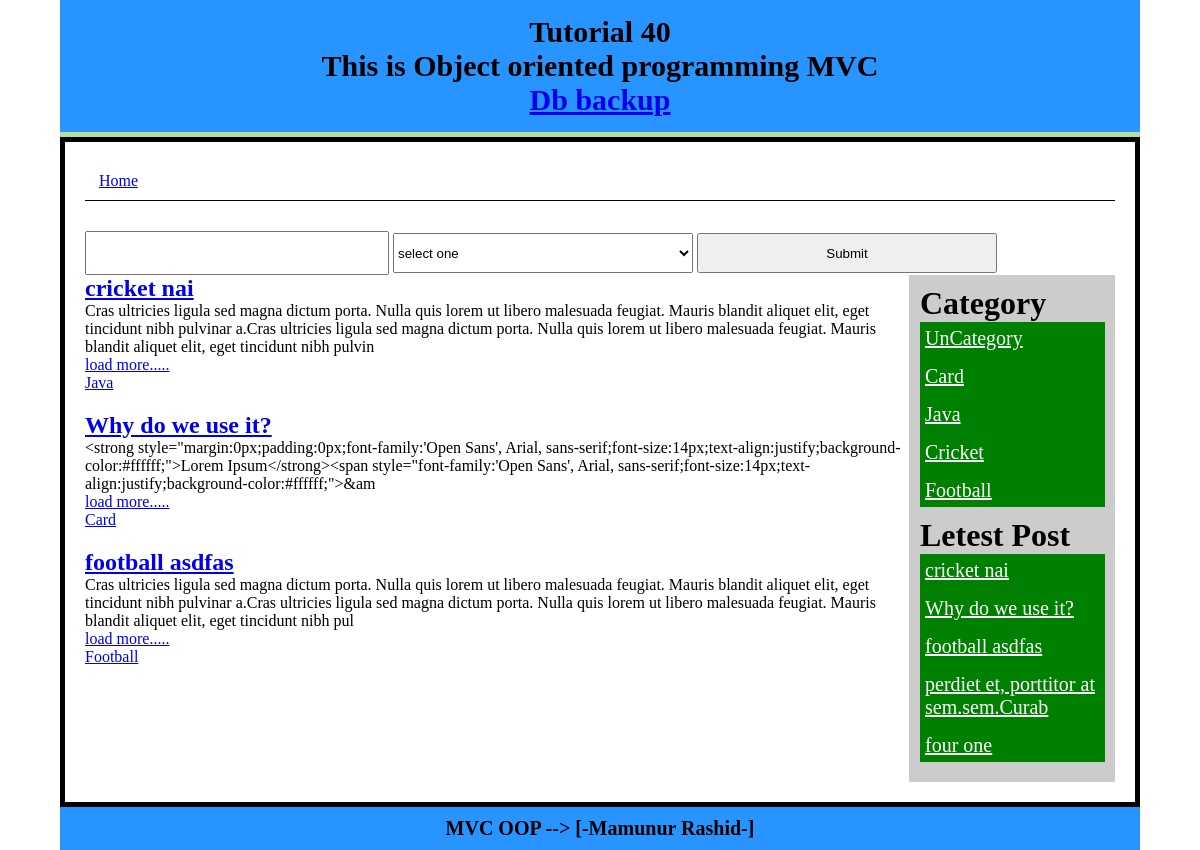
Before: / with the older database file.
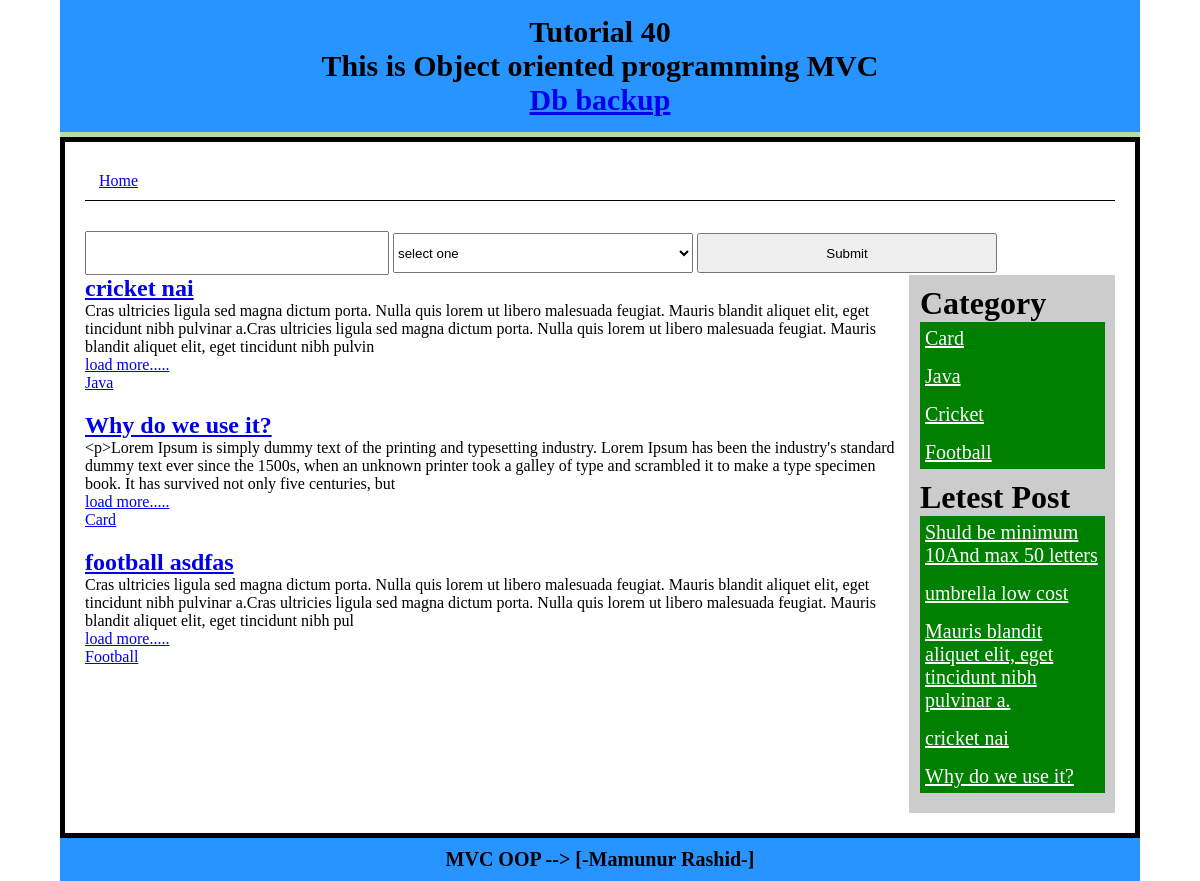
After: the same page with the newer database file.
### tables this page shows
CREATE TABLE `post` (
  `id` int(11) NOT NULL AUTO_INCREMENT,
  `title` varchar(300) NOT NULL,
  `content` text NOT NULL,
  `cat` int(11) NOT NULL,
  PRIMARY KEY (`id`)
);

CREATE TABLE `category` (
  `id` int(11) NOT NULL AUTO_INCREMENT,
  `catname` varchar(50) NOT NULL,
  `title` varchar(50) NOT NULL,
  PRIMARY KEY (`id`)
);

### system/libs/Load.php (called while the page is built, shortened)
<?php
class Load
{
	public function view($filename,$data = false){
		include 'app/view/'.$filename.'.php' ;
	}
	public function model($modelname){
		return new $modelname();
	}
}
?>

### app/controlers/Index.php (called while the page is built, shortened)
<?php
class Index extends Dcontrolar
{
	public function Index(){
		$this->home();
	}
	public function home(){
		$table= 'post';
		$categorytable= 'category';
		$postModel = $this->load->model("PostModel");
		$data['allPost']=$postModel->getAllPost($table,$categorytable);
		$catModel = $this->load->model("CatModel");
		$data['catlist']=$catModel->catlist($categorytable);
		$limit = 5;
		$data['letestPost']=$postModel->getLetestPost($table,$limit);
		$this->load->view("header");
		$this->load->view("search",$data);
		$this->load->view("content",$data);
		$this->load->view("sidebar",$data);
		$this->load->view("footer");
	}
}
?>

### index.php (called while the page is built, shortened)
<?php
$main = new Main();
?>

### system/libs/Database.php (called while the page is built, shortened)
<?php
class Database extends PDO
{
	public function select($sql,$data=array(),$fetchstyle = PDO::FETCH_ASSOC){
		$stmt 	= $this->prepare($sql);
		$stmt->execute();
		return $stmt->fetchALL($fetchstyle);
	}
}?>

### app/models/PostModel.php (called while the page is built, shortened)
<?php
class PostModel extends Dmodel
{
	public function getAllPost($tablepost,$tableCat){
		$sql ="SELECT $tablepost.*,$tableCat.catname FROM
			$tablepost INNER JOIN $tableCat
			ON  $tablepost.cat = $tableCat.id ORDER BY id DESC LIMIT 3 ";
		return $this->db->select($sql);
	}
	public function getLetestPost($table,$limit=4){
		$sql ="SELECT * FROM $table ORDER BY id DESC LIMIT $limit";
		return $this->db->select($sql);
	}
}

### system/libs/Dcontrolar.php (called while the page is built, shortened)
<?php
class Dcontrolar
{
	function __construct()
	{
		$this->load = new Load();
	}
}
?>

### system/libs/Dmodel.php (called while the page is built, shortened)
<?php
class Dmodel
{
	public function __construct()
	{
		$dsn = 'mysql:dbname=mvc;host=localhost';
		$user ="root";
		$pass ='';
		$this->db = new Database($dsn,$user,$pass);
	}
}
?>

### app/models/CatModel.php (called while the page is built, shortened)
<?php
class CatModel extends Dmodel
{
	public function catlist($table){
		$sql ="SELECT * FROM $table ORDER BY id DESC ";
		return $this->db->select($sql);
	}
}
?>

### app/view/content.php (the view)
<div class="left-content fix">
	<?php foreach ($allPost as $key => $value) { ?>
		<article class="post">
			<h1 class="title"><a href="<?php echo BASE_URL ;?>/Index/postDetails/<?php echo $value['id']?>">	<?php echo $value['title']?> </a></h1>
			<?php $content = $value['content'];
				if (strlen($content) > 200 ) {
					$content = substr($content , 0 ,300);
					echo $content ;
				}else{
					echo $content ;
				}
			?>
			<p><a href="<?php echo BASE_URL ;?>/Index/postDetails/<?php echo $value['id']?>">load more.....</a></p>
			<a href="<?php echo BASE_URL ;?>/Index/postByCat/<?php echo $value['cat']?>"><?php echo $value['catname']?> </a>
		</article>
	<?php  } ?>
</div>

### app/view/sidebar.php
<div class="sidebar fix ">
	<h1>Category</h1>
	<ul>
		<?php if (isset($catlist)) {
		foreach ($catlist as $key => $value) { ?>
		<li><a href="<?php echo BASE_URL ;?>/Index/postByCat/<?php echo $value['id']?>"><?php echo $value['catname']?> </a></li>
		<?php } } ?>
	</ul>
	<h1>Letest Post</h1>
	<ul>
		<?php if (isset($letestPost)) {
		foreach ($letestPost as $key => $value) { ?>
			<li><a href="<?php echo BASE_URL ;?>/Index/postDetails/<?php echo $value['id']?>"><?php echo $value['title']?> </a></li>
		<?php } } ?>
	</ul>
</div>

Changed rows visible on the page:
no longer on one of the page's lists (row unchanged): post: title "football asdfas"
removed category: catname "UnCategory"
no longer on this page (row edited): post: title "perdiet et, porttitor at sem.sem.Curab", shown under "Letest Post"
no longer on this page (row unchanged): post: title "four one", shown under "Letest Post"
changed post "Why do we use it?": content "<strong style=\"margin:0px;padding:0px;font-family:'Open Sans', Arial, sans-serif;font-size:14px;text-align:justify;background-color:#ffffff;\">Lorem Ipsum</strong><span style=\"font-family:'Open Sans', Arial, sans-serif;font-size:14px;text-align:justify;background-color:#ffffff;\">&am" → "<p>Lorem Ipsum is simply dummy text of the printing and typesetting industry. Lorem Ipsum has been the industry's standard dummy text ever since the 1500s, when an unknown printer took a galley of type and scrambled it to make a type specimen book. It has survived not only five centuries, but"
added post: title "Shuld be minimum 10And max 50 letters", shown under "Letest Post"
added post: title "umbrella low cost", shown under "Letest Post"
added post: title "Mauris blandit aliquet elit, eget tincidunt nibh pulvinar a.", shown under "Letest Post"
